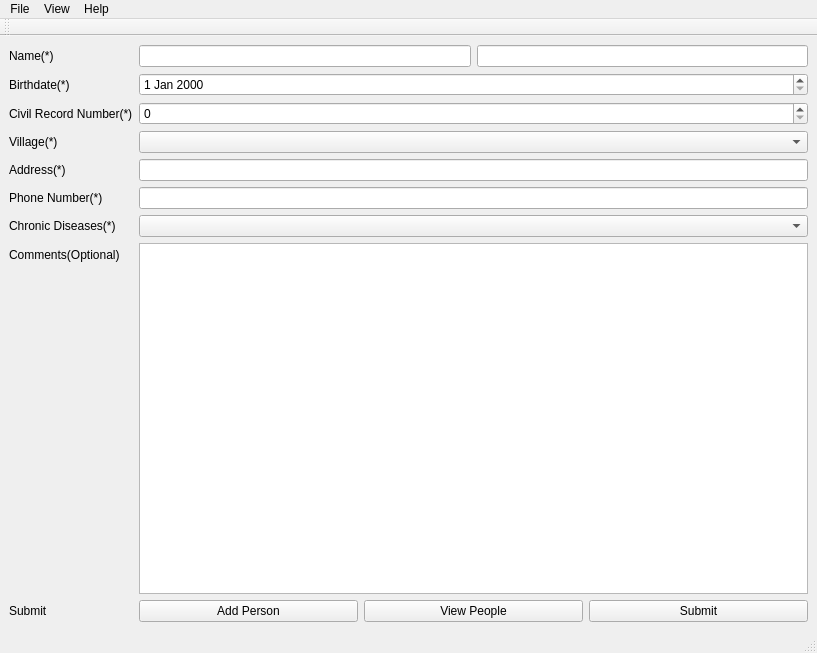
<?xml version="1.0" encoding="UTF-8"?>
<ui version="4.0">
 <class>MainWindow</class>
 <widget class="QMainWindow" name="MainWindow">
  <property name="geometry">
   <rect>
    <x>0</x>
    <y>0</y>
    <width>817</width>
    <height>653</height>
   </rect>
  </property>
  <property name="windowTitle">
   <string>MainWindow</string>
  </property>
  <widget class="QWidget" name="centralwidget">
   <layout class="QHBoxLayout" name="horizontalLayout_4">
    <item>
     <layout class="QFormLayout" name="formLayout">
      <item row="0" column="0">
       <widget class="QLabel" name="label">
        <property name="text">
         <string>Name(*)</string>
        </property>
       </widget>
      </item>
      <item row="0" column="1">
       <layout class="QHBoxLayout" name="horizontalLayout">
        <item>
         <widget class="QLineEdit" name="lineEdit_2"/>
        </item>
        <item>
         <widget class="QLineEdit" name="lineEdit"/>
        </item>
       </layout>
      </item>
      <item row="1" column="0">
       <widget class="QLabel" name="label_2">
        <property name="text">
         <string>Birthdate(*)</string>
        </property>
       </widget>
      </item>
      <item row="1" column="1">
       <widget class="QDateEdit" name="dateEdit"/>
      </item>
      <item row="2" column="0">
       <widget class="QLabel" name="label_3">
        <property name="text">
         <string>Civil Record Number(*)</string>
        </property>
       </widget>
      </item>
      <item row="2" column="1">
       <widget class="QSpinBox" name="spinBox"/>
      </item>
      <item row="3" column="0">
       <widget class="QLabel" name="label_4">
        <property name="text">
         <string>Village(*)</string>
        </property>
       </widget>
      </item>
      <item row="3" column="1">
       <widget class="QComboBox" name="comboBox"/>
      </item>
      <item row="4" column="0">
       <widget class="QLabel" name="label_5">
        <property name="text">
         <string>Address(*)</string>
        </property>
       </widget>
      </item>
      <item row="4" column="1">
       <widget class="QLineEdit" name="lineEdit_3"/>
      </item>
      <item row="5" column="0">
       <widget class="QLabel" name="label_6">
        <property name="text">
         <string>Phone Number(*)</string>
        </property>
       </widget>
      </item>
      <item row="5" column="1">
       <widget class="QLineEdit" name="lineEdit_4"/>
      </item>
      <item row="6" column="0">
       <widget class="QLabel" name="label_7">
        <property name="text">
         <string>Chronic Diseases(*)</string>
        </property>
       </widget>
      </item>
      <item row="6" column="1">
       <widget class="QComboBox" name="comboBox_2"/>
      </item>
      <item row="7" column="1">
       <widget class="QTextEdit" name="textEdit"/>
      </item>
      <item row="8" column="0">
       <widget class="QLabel" name="label_8">
        <property name="text">
         <string>Submit</string>
        </property>
       </widget>
      </item>
      <item row="8" column="1">
       <layout class="QHBoxLayout" name="horizontalLayout_2">
        <item>
         <widget class="QPushButton" name="pushButton_2">
          <property name="text">
           <string>Add Person</string>
          </property>
         </widget>
        </item>
        <item>
         <widget class="QPushButton" name="pushButton_3">
          <property name="text">
           <string>View People</string>
          </property>
         </widget>
        </item>
        <item>
         <widget class="QPushButton" name="pushButton">
          <property name="text">
           <string>Submit</string>
          </property>
         </widget>
        </item>
       </layout>
      </item>
      <item row="7" column="0">
       <widget class="QLabel" name="label_9">
        <property name="text">
         <string>Comments(Optional)</string>
        </property>
       </widget>
      </item>
     </layout>
    </item>
   </layout>
  </widget>
  <widget class="QMenuBar" name="menubar">
   <property name="geometry">
    <rect>
     <x>0</x>
     <y>0</y>
     <width>817</width>
     <height>22</height>
    </rect>
   </property>
   <widget class="QMenu" name="menuFile">
    <property name="title">
     <string>File</string>
    </property>
    <addaction name="actionNew"/>
    <addaction name="actionConnect"/>
   </widget>
   <widget class="QMenu" name="menuView">
    <property name="title">
     <string>View</string>
    </property>
   </widget>
   <widget class="QMenu" name="menuHelp">
    <property name="title">
     <string>Help</string>
    </property>
   </widget>
   <addaction name="menuFile"/>
   <addaction name="menuView"/>
   <addaction name="menuHelp"/>
  </widget>
  <widget class="QStatusBar" name="statusbar"/>
  <widget class="QToolBar" name="toolBar">
   <property name="windowTitle">
    <string>toolBar</string>
   </property>
   <attribute name="toolBarArea">
    <enum>TopToolBarArea</enum>
   </attribute>
   <attribute name="toolBarBreak">
    <bool>false</bool>
   </attribute>
  </widget>
  <action name="actionNew">
   <property name="text">
    <string>New</string>
   </property>
  </action>
  <action name="actionConnect">
   <property name="text">
    <string>Connect</string>
   </property>
  </action>
 </widget>
 <resources/>
 <connections/>
</ui>
